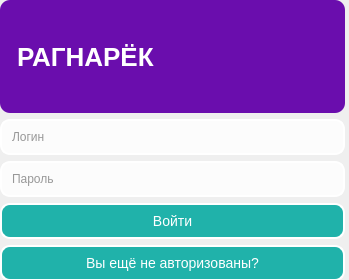
<?xml version="1.0" encoding="UTF-8"?>
<ui version="4.0">
 <class>LoginWindow</class>
 <widget class="QDialog" name="LoginWindow">
  <property name="geometry">
   <rect>
    <x>0</x>
    <y>0</y>
    <width>349</width>
    <height>280</height>
   </rect>
  </property>
  <property name="windowTitle">
   <string>Авторизация</string>
  </property>
  <widget class="QWidget" name="centralwidget">
   <property name="geometry">
    <rect>
     <x>0</x>
     <y>0</y>
     <width>345</width>
     <height>281</height>
    </rect>
   </property>
   <property name="styleSheet">
    <string>
     QWidget {
        background: qlineargradient(spread:pad, x1:0, y1:0, x2:1, y2:1, 
                                    stop:0 #20b2aa, stop:1 #6a0dad);
        font-family: Arial, sans-serif;
     }
     QLabel#logo {
        font-size: 26px;
        font-weight: bold;
        color: white;
        background-color: #6a0dad;
        padding: 10px;
        border-radius: 10px;
        text-align: center;
     }
     QLineEdit {
        border: 2px solid white;
        border-radius: 10px;
        padding: 8px;
        background-color: rgba(255, 255, 255, 0.8);
        color: #333;
     }
     QPushButton {
        background-color: #20b2aa;
        color: white;
        font-size: 14px;
        border-radius: 10px;
        padding: 8px;
        border: 2px solid white;
     }
     QPushButton:hover {
        background-color: #008b8b;
        border: 2px solid #ffffff;
     }
    </string>
   </property>
   <layout class="QVBoxLayout" name="verticalLayout">
    <item>
     <widget class="QLabel" name="logo">
      <property name="text">
       <string>РАГНАРЁК</string>
      </property>
     </widget>
    </item>
    <item>
     <widget class="QLineEdit" name="login_field">
      <property name="placeholderText">
       <string>Логин</string>
      </property>
     </widget>
    </item>
    <item>
     <widget class="QLineEdit" name="password_field">
      <property name="echoMode">
       <enum>QLineEdit::Password</enum>
      </property>
      <property name="placeholderText">
       <string>Пароль</string>
      </property>
     </widget>
    </item>
    <item>
     <widget class="QPushButton" name="login_button">
      <property name="text">
       <string>Войти</string>
      </property>
     </widget>
    </item>
    <item>
     <widget class="QPushButton" name="register_redirect_button">
      <property name="text">
       <string>Вы ещё не авторизованы?</string>
      </property>
     </widget>
    </item>
   </layout>
  </widget>
 </widget>
 <resources/>
 <connections/>
</ui>
